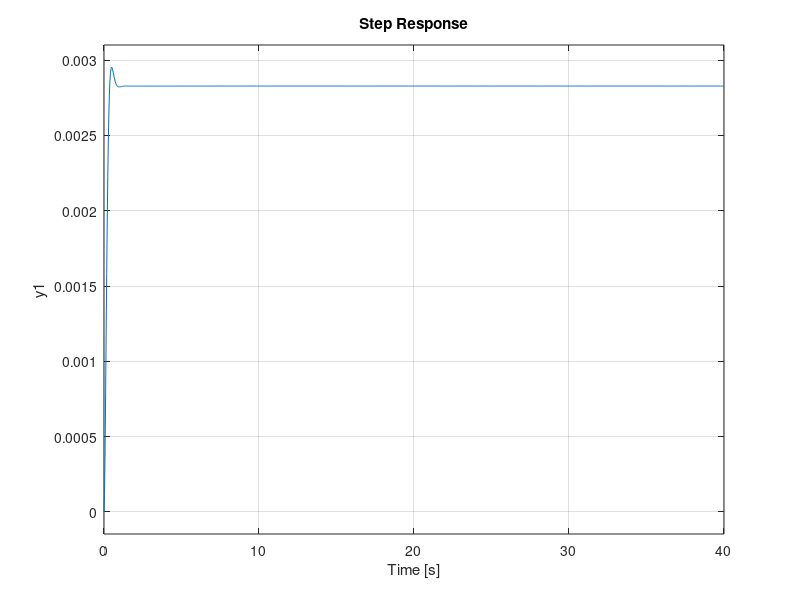

Recreate this plot in MATLAB. (Note: this script raises an error after producing the figure.)
% CPS Group-2: Adaptive attack detector for dynamical systems
% Runs simulation and stores delay/damage values

clc;
clear;

clc;
clear;


% System: Trajectory tracking
A = [-0.313 56.7 0;-0.0139 -0.426 0;0 56.7 0];
B = [0.232;0.0203;0];
C = [0 0 1];
D = zeros(size(C,1),size(B,2));


p = 500;
Q = p*C'*C
R = 0.1;
[K] = lqr(A,B,Q,R)
sys_cl = ss(A-B*K, B, C, D);
step(0.2*sys_cl)

Ts = 0.1;
sys_cl = ss(A-B*K,B,C,D,Ts);
QN = 500;
RN = 0.01*eye(1);
[kest,L,P] = kalman(sys_cl,QN,RN);
disp("L = ");
disp(L);
th_all = [0.1,0.2, 0.5, 1, 1.5, 2, 3]; % Threshold Values to run with

for th = th_all
    safex = [25;30;35];
    depth = 0.1;
    sensorRange = 30;
    actuatorRange = 36;
    timeWindow = 15;
    sensorAttack = 2;
    actuatorAttack = 2;

    delay = zeros(timeWindow,timeWindow);
    damage = zeros(timeWindow,timeWindow);
    for k_a=2:timeWindow %attack start
        for k_e=1:k_a-1 %attack end
            delay(k_e,k_a) = 100; %a large value indicating attack not possible in this sub-window
        end
    end

    % initialize
    x_a = depth*safex;
    xhat_a = zeros(size(x_a));
    u_a = -K*xhat_a;

    x = depth*safex;
    xhat = zeros(size(x));
    u = -K*xhat;

    for k_a=1:timeWindow % attack start
        for k_e=k_a:timeWindow % attack end
            d = 0;
            p = 0;
            for i=1:timeWindow
                % Non-attack scenario
                x = A*x + B*u; % state updattion in plant side
                y = C*x; %sensor output % sensor measurement in plant side
                r = y - C*xhat; % residue computation in controller side
                xhat = A*xhat + B*u + L*r; % state estimation in controller side
                u = - K*xhat; % control signal computation in controller side

                % attack scenario
                if i>=k_a && i<=k_e % attack window
                    x_a = A*x_a + B*(u_a + actuatorAttack);
                else
                    x_a = A*x_a + B*u_a;
                end
                y_a = C*x_a; %sensor output
                if i>=k_a && i<=k_e % attack window
                    y_a = y_a + sensorAttack;
                end
                r_a = y_a - C*xhat_a; % residue
                xhat_a = A*xhat_a + B*u_a + L*r_a;
                u_a = - K*xhat_a;

                if norm(r_a,inf)<th
                    if i >= k_a% you can use any norm here. But CUSUM is suggested as it is given in the paper
                        d = d + 1;
                        p = p + norm(x-x_a,inf);
                    end
                else
                    break;
                end

            end
            if d>0
                delay(k_e,k_a) = d;
                damage(k_e,k_a) = p;
            else
                delay(k_e,k_a) = timeWindow-k_a;
            end
        end
    end
    
    % Save Threshold Values in CSVs
    fout = sprintf('files/delay_th=%.2f.csv', th);
    writematrix(delay, fout);
    fout = sprintf('files/damage_th=%.2f.csv', th);
    writematrix(damage, fout);
end

% Extract Delay to Threshold Mapping
d_to_th = containers.Map('KeyType','double','ValueType','double');

% Store delay - th = max threshold that can lead to delay
for th = sort(th_all)
    fcsv = sprintf('files/delay_th=%.2f.csv', th);
    delay = readmatrix(fcsv);
    unique_delays = unique(delay);
    for d = unique_delays.'
        d_int = typecast(d, 'uint32');
        if d ~= 100
            d_to_th(d) = th;
        end
    end
end
all_delays = cell2mat(keys(d_to_th));

% Store Damage Values
P_all = -100;
th_to_damage  = containers.Map('KeyType', 'double', 'ValueType', 'any');
for th = sort(th_all)
    fcsv = sprintf('files/damage_th=%.2f.csv', th);
    P = readmatrix(fcsv);
    th_to_damage(th) = P;
    if P_all == -100
        P_all = P;
    else
        P_all = cat(1, P_all, P);
    end 
end
all_damages = unique(P_all).';

% Saving as Files
% 1. Delay to max-threshold that achieves that delay
% 2. Threshold to Damage Payoff Matrix
% 3. All Delay Values
% 4. All Damage Values
save('files/delay_to_thresh', 'd_to_th'); % load('files/delay_to_thresh', 'd_to_th')
save('files/thresh_to_damage', 'th_to_damage'); % load('files/thresh_to_damage', 'th_to_damage')
save('files/all_delays', 'all_delays');
save('files/all_damages', 'all_damages');